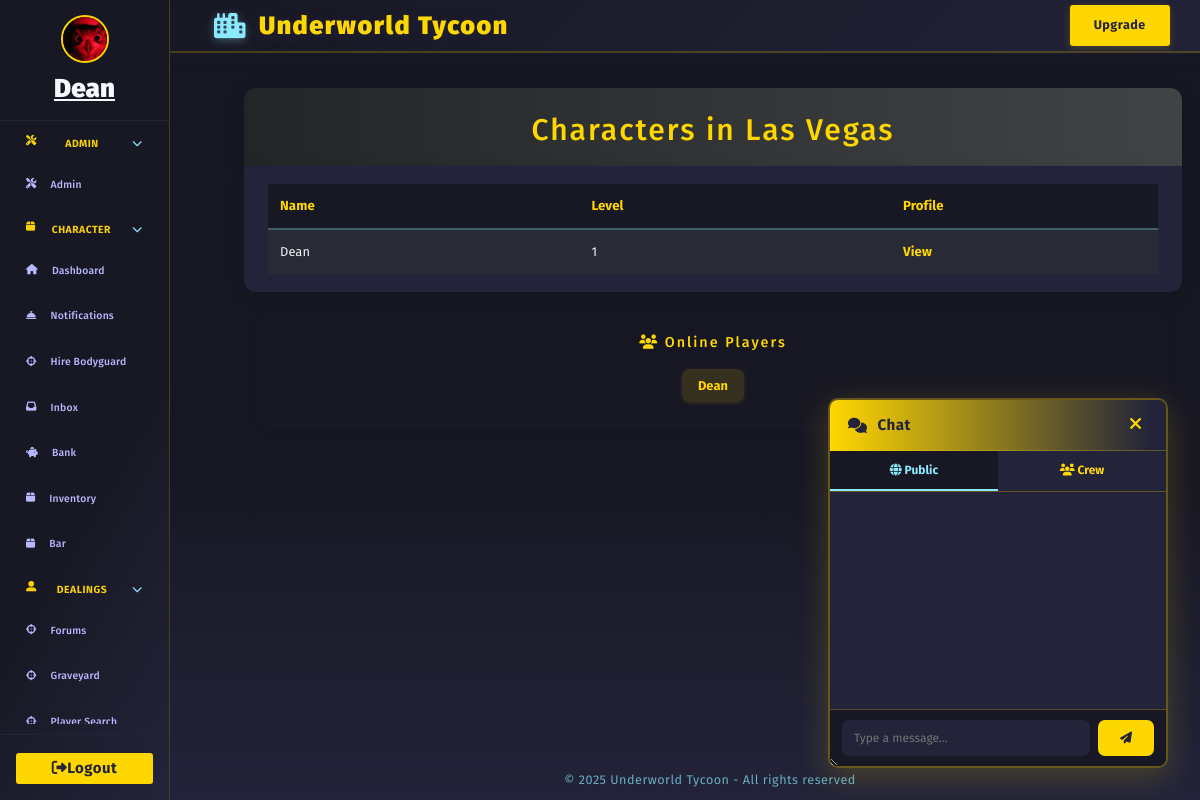
Page /city/Las Vegas (signed in) on the committed database.
### models/character.py (models this page shows, shortened)
class Character(db.Model):
    __tablename__ = 'character'
    id = db.Column(db.Integer, primary_key=True)
    user_id = db.Column(db.Integer, db.ForeignKey('user.id'), nullable=True)
    user = db.relationship('User', backref=db.backref('linked_character', overlaps="linked_characters"), foreign_keys=[user_id], overlaps="linked_characters")
    name = db.Column(db.String(64), unique=True, nullable=False)
    bodyguards = db.Column(db.Integer, default=0)
    date_created = db.Column(db.DateTime, nullable=True, default=datetime.utcnow)
    health = db.Column(db.Integer, default=100)
    money = db.Column(db.Integer, default=250)
    level = db.Column(db.Integer, default=1)
    xp = db.Column(db.Integer, default=0)
    last_crime_time = db.Column(db.DateTime, nullable=True)
    last_travel_time = db.Column(db.DateTime, nullable=True)
    city = db.Column(db.String(64), default="New York")
    gun_id = db.Column(db.Integer, db.ForeignKey('shop_item.id'))
    gun = db.relationship('ShopItem', foreign_keys=[gun_id])
    in_jail = db.Column(db.Boolean, default=False)
    jail_until = db.Column(db.DateTime, nullable=True)
    bar_timer = db.Column(db.DateTime, nullable=True)
    bar_cooldown = db.Column(db.DateTime, nullable=True)  # New field for bar cooldown
    crime_group_id = db.Column(db.Integer, db.ForeignKey('organized_crime.id'))
    crime_group = db.relationship("OrganizedCrime", back_populates="members", foreign_keys=[crime_group_id])
    master_id = db.Column(db.Integer, db.ForeignKey('user.id'))
    equipped_gun_id = db.Column(db.Integer, db.ForeignKey('gun.id'), nullable=True)
    equipped_gun = db.relationship('Gun', foreign_keys=[equipped_gun_id])
    earn_streak = db.Column(db.Integer, default=0)
    last_earned = db.Column(db.DateTime, nullable=True)
    is_alive = db.Column(db.Boolean, default=True)
    profile_image = db.Column(db.String(255), nullable=True)
    crew_id = db.Column(db.Integer, db.ForeignKey('crew.id'))
    linked_user = db.relationship('User', foreign_keys=[user_id], overlaps="linked_character,linked_characters,user")
    crew = db.relationship('Crew', backref='characters')
    bio = db.Column(db.Text, default="")
    bodyguard_names = db.Column(db.Text, default="[]")  # Store as JSON list of names
    steal_cooldown = db.Column(db.DateTime, nullable=True)

### app.py (the view)
@app.route('/city/<city_name>')
@login_required
def city_characters(city_name):
    character = Character.query.filter_by(master_id=current_user.id, is_alive=True).first()
    if character.in_jail and character.jail_until and character.jail_until > datetime.utcnow():
        remaining = character.jail_until - datetime.utcnow()
        mins, secs = divmod(int(remaining.total_seconds()), 60)
        flash(f"You are in jail for {mins}m {secs}s.", "danger")
        return redirect(url_for('jail'))
    if city_name not in CITIES:
        flash("Invalid city.", "danger")
        return redirect(url_for('dashboard'))
    characters = Character.query.filter_by(city=city_name, is_alive=True).filter(Character.master_id != 0).all()
    return render_template('city_characters.html', city=city_name, characters=characters, character=character)

### models/forms.py
class UpgradeForm(FlaskForm):
    submit = SubmitField('Upgrade')

class ChatForm(FlaskForm):
    message = StringField('Message', validators=[DataRequired()])
    submit = SubmitField('Send')

### app.py (called while the page is built)
@app.before_request
def update_last_seen():
    if current_user.is_authenticated:
        now = datetime.utcnow()
        if not current_user.last_seen or (now - current_user.last_seen).seconds > 1:
            current_user.last_seen = now
            db.session.commit()

@app.before_request
def enable_sqlite_fk():
    if db.engine.url.drivername == 'sqlite':
        with db.engine.connect() as conn:
            conn.execute(db.text("PRAGMA foreign_keys=ON"))

@login_manager.user_loader
def load_user(user_id):
    return db.session.get(User, int(user_id))

@app.context_processor
def inject_upgrade_form():
    return dict(upgrade_form=UpgradeForm())

@app.context_processor
def inject_user():
    return dict(user=current_user)

@app.context_processor
def inject_current_character():
    from flask_login import current_user
    if current_user.is_authenticated:
        character = Character.query.filter_by(master_id=current_user.id, is_alive=True).first()
        return dict(current_character=character)
    return dict(current_character=None)

@app.context_processor
def inject_is_godfather():
    if current_user.is_authenticated:
        character = Character.query.filter_by(master_id=current_user.id, is_alive=True).first()
        if character and Godfather.query.filter_by(character_id=character.id).first():
            return dict(is_godfather=True)
    return dict(is_godfather=False)

@app.context_processor
def inject_now():
    from datetime import datetime
    return {'now': datetime.utcnow}

@app.context_processor
def inject_chat_form():
    return dict(chat_form=ChatForm())

### templates/city_characters.html (shortened to what this page needs)
{% extends "base.html" %}
{% block content %}
<div class="forums-header">
    <h1>Characters in {{ city }}</h1>
</div>
<div class="forums-list">
    <table class="forum-table">
        <tr>
            <th style="width:35%;">Name</th>
            <th style="width:35%;">Level</th>
            <th style="width:35%;">Profile</th>
        </tr>
        {% for char in characters %}
        <tr>
            <td>{{ char.name }}</td>
            <td>{{ char.level }}</td>
            <td>
                <a href="{{ url_for('profile_by_id', char_id=char.id) }}" class="forum-link">View</a>
            </td>
        </tr>
        {% else %}
        <tr>
            <td colspan="4" style="color:#b8b8ff;">No characters found in this city.</td>
        </tr>
        {% endfor %}
    </table>
</div>
{% endblock %}

### templates/base.html (shortened to what this page needs)
<!DOCTYPE html>
<html lang="en">
<head>
  <link rel="stylesheet" href="https://cdn.jsdelivr.net/npm/bootstrap@4.6.2/dist/css/bootstrap.min.css">
  <link rel="stylesheet" href="https://cdnjs.cloudflare.com/ajax/libs/font-awesome/6.4.2/css/all.min.css">
</head>
<body style="background: #181824; color: #f5f6fa;" class="fade-in">
  <div class="layout-root fade-in" style="position:relative; z-index:1; min-height:100vh;">
    {% block sidebar %}
    {% set hide_sidebar = request.endpoint in ['login', 'register'] %}
    {% if not hide_sidebar %}
    <div class="sidebar" id="sidebar" style="z-index:300; position:fixed; left:0; top:0; height:100vh;">
      {% if current_user.is_authenticated %}
        <div class="sidebar-user">
          {% set character = current_character %}
          {% if character and character.profile_image %}
            <img
              src="{{ url_for('static', filename=character.profile_image) if not character.profile_image.startswith('http') else character.profile_image }}"
              class="crew-avatar"
              alt="avatar"
              style="width:48px;height:48px;border-radius:50%;margin-bottom:6px;border:2px solid #ffd700;object-fit:cover;"
            >
          {% else %}
            <i id="char-name" class="fas fa-user-circle"></i>
          {% endif %}
          {% if character %}
            <a href="{{ url_for('profile_by_id', char_id=character.id) }}" style="color:inherit; text-decoration: underline;">
              <strong>{{ character.name }}</strong>
            </a>
          {% else %}
            <span><strong>No character</strong></span>
          {% endif %}
        </div>
      {% endif %}
      <div class="sidebar-nav" style="width:100%;height:100%;overflow-y:auto;">
        {% if current_user.is_authenticated and current_user.is_admin %}
        <div class="sidebar-category">
          <div class="sidebar-category-title collapsible" onclick="toggleSidebarCategory(this)">
            <i class="fas fa-tools"></i>&nbsp;Admin
            <span class="collapse-arrow"><i class="fas fa-chevron-down"></i></span>
          </div>
          <div class="sidebar-subnav" style="display:flex;flex-direction:column;">
            <a href="{{ url_for('admin.admin_dashboard') }}" class="{% if request.endpoint == 'admin.index' %}active{% endif %}">
              <i class="fas fa-tools"></i> <span>Admin</span>
            </a>
          </div>
        </div>
        {% endif %}
        {% if current_character.in_jail == 0 %}
        <div class="sidebar-category">
          <div class="sidebar-category-title collapsible" onclick="toggleSidebarCategory(this)">
            <i class="fas fa-box"> </i>&nbsp;Character
            <span class="collapse-arrow"><i class="fas fa-chevron-down"></i></span>
          </div>
          <div class="sidebar-subnav" style="display:flex;flex-direction:column;">
            <a href="{{ url_for('dashboard') }}" class="{% if request.endpoint == 'dashboard' %}active{% endif %}">
              <i class="fas fa-home"></i> <span>Dashboard</span>
            </a>
            <a href="{{ url_for('notifications') }}" class="{% if request.endpoint == 'notifications' %}active{% endif %}">
              <i class="fas fa-concierge-bell"></i> <span>Notifications</span>
            </a>
            <a href="{{ url_for('hire_bodyguard') }}" class="{% if request.endpoint == 'hire_bodyguard' %}active{% endif %}">
              <i class="fas fa-crosshairs"></i> <span>Hire Bodyguard</span>
            </a>
            <a href="{{ url_for('inbox') }}" class="{% if request.endpoint == 'inbox' %}active{% endif %}">
              <i class="fas fa-inbox"></i> <span>Inbox</span>
            </a>
            <a href="{{ url_for('bank') }}" class="{% if request.endpoint == 'bank' %}active{% endif %}">
              <i class="fas fa-piggy-bank"></i> <span>Bank</span>
            </a>
            <a href="{{ url_for('inventory') }}" class="{% if request.endpoint == 'inventory' %}active{% endif %}">
              <i class="fas fa-box"></i> <span>Inventory</span>
            </a>
            <a href="{{ url_for('send_beer') }}" class="{% if request.endpoint == 'send_beer' %}active{% endif %}">
              <i class="fas fa-box"></i> <span>Bar</span>
            </a>
          </div>
        </div>
        {% endif %}
        {% if current_character.in_jail == 0 %}
        <div class="sidebar-category">
          <div class="sidebar-category-title collapsible" onclick="toggleSidebarCategory(this)">
            <i class="fas fa-user-alt"></i>&nbsp;Dealings
            <span class="collapse-arrow"><i class="fas fa-chevron-down"></i></span>
          </div>
          <div class="sidebar-subnav">
            <a href="{{ url_for('forums') }}" class="{% if request.endpoint == 'forums' %}active{% endif %}">
              <i class="fas fa-crosshairs"></i> <span>Forums</span>
            </a>
            <a href="{{ url_for('graveyard') }}" class="{% if request.endpoint == 'graveyard' %}active{% endif %}">
              <i class="fas fa-crosshairs"></i> <span>Graveyard</span>
            </a>
            <a href="{{ url_for('player_search') }}" class="{% if request.endpoint == 'player_search' %}active{% endif %}">
              <i class="fas fa-crosshairs"></i> <span>Player Search</span>
            </a>
          </div>
        </div>
        {% endif %}
      </div>
      <div class="sidebar-footer">
        {% if current_user.is_authenticated %}
        <a href="{{ url_for('logout') }}" class="btn"><i id="fas-fa" class="fas fa-sign-out-alt"></i><span>Logout</span> </a>
        {% endif %}
      </div>
    </div>
    {% endif %}
    {% set main_area_style = 'min-height:100vh;' + (' margin-left:220px;' if not hide_sidebar else '') %}
    {% if not hide_sidebar %}
      {% set topbar_style = 'position:fixed; top:0; z-index:100; left: 170px; width: calc(100vw - 170px);' %}
    {% else %}
      {% set topbar_style = 'position:fixed; top:0; z-index:100; left:0; width:100vw;' %}
    {% endif %}
    <div class="main-area" style="{{ main_area_style }}">
      <header class="topbar" style="{{ topbar_style }}">
        <span class="topbar-title">
          <i class="fas fa-city"></i> <a href="/"> {%block topbar_title %}Underworld Tycoon{% endblock %}</a>
        </span>
        <div class="topbar-actions">
          {% block topbar_actions %}
          {% if current_user.is_authenticated and not current_user.premium %}
          <form action="{{ url_for('upgrade') }}" method="post" class="d-inline">
            {{ upgrade_form.submit(class_="btn") }}
          </form>
          {% elif current_user.is_authenticated and current_user.premium %}
          <span class="badge">
            <i class="fas fa-crown"></i> Premium
          </span>
          {% endif %}
          {% endblock %}
        </div>
      </header>
      <main class="content-area" style="margin-top:70px;">
        {% block content %}{% endblock %}
  <link rel="stylesheet" href="https://cdn.jsdelivr.net/npm/github-markdown-css@5.5.1/github-markdown.min.css">
{% if current_user.is_authenticated %}
  <div class="online-card-container" style="margin-top: 24px; justify-content: center;">
    <div class="online-card" style="flex-direction: column; max-width: 900px; background: rgba(24,24,36,0.92); box-shadow: 0 2px 12px #23243a55; border-radius: 14px; padding: 18px 24px;">
      <div class="online-card-header" style="margin-bottom: 10px; text-align: center;">
        <h1 style="font-size:1.2rem; color:#ffd700; margin:0 0 8px 0;"><i class="fas fa-users"></i> Online Players</h1>
      </div>
      <div style="display: flex; flex-wrap: wrap; gap: 12px; align-items: center; justify-content: center;">
        <span style="background: #ffd70022; color: #ffd700; font-weight: 700; border-radius: 8px; padding: 7px 16px; margin-bottom: 4px; box-shadow: 0 1px 4px #ffd70022;">{{ character.name }}</span>
      </div>
    </div>
  </div>
{% endif %}
      </main>
      <footer>
        &copy; {{ current_year if current_year else "2025" }} Underworld Tycoon - All rights reserved
      </footer>
    </div>
    {% if current_user.is_authenticated %}
    <div id="floating-chat">
      <div class="chat-header">
        <span class="chat-title"><i class="fas fa-comments"></i> Chat</span>
        <button type="button" class="chat-close" onclick="toggleChat()" title="Close chat">
          <i class="fas fa-times"></i>
        </button>
      </div>
      <div class="chat-tabs">
        <button type="button" id="tab-public" class="chat-tab active-tab" onclick="switchTab('public')">
          <i class="fas fa-globe"></i> Public
        </button>
        <button type="button" id="tab-crew" class="chat-tab" onclick="switchTab('crew')">
          <i class="fas fa-users"></i> Crew
        </button>
      </div>
      <div id="chat-messages" class="chat-messages"></div>
      <form id="chat-form" method="POST" autocomplete="off">
        {{ chat_form.message(id="chat-input", maxlength=250, placeholder="Type a message...") }}
        <button type="submit" id="chat-submit"><i class="fas fa-paper-plane"></i></button>
      </form>
    </div>
    {% endif %}
  </div>
</body>
</html>
{% endblock %}

### templates/city_characters.html (style rules this page uses)
.forums-header { background: linear-gradient(90deg, #232526 0%, #414345 100%); padding: 2rem 2rem 1rem 2rem; border-radius: 12px 12px 0 0; box-shadow: 0 4px 16px rgba(0,0,0,0.2); margin-bottom: 0; }
.forums-header h1 { color: #ffd700; font-size: 2.5rem; text-align: center; margin-bottom: 0.5rem; letter-spacing: 2px; }
.forums-list { background: #23243a; border-radius: 0 0 12px 12px; padding: 1.5rem 2rem; box-shadow: 0 4px 16px rgba(0,0,0,0.1); }
.forum-table { width: 100%; color: #f5f6fa; border-collapse: separate; border-spacing: 0; }
.forum-table th, .forum-table td { padding: 1rem 1rem; text-align: left; vertical-align: middle; }
.forum-table th { background: #181824; color: #ffd700; font-size: 1.1rem; font-weight: bold; border-bottom: 2px solid #8be9fd55; }
.forum-table tr { background: #282a36; transition: background 0.2s; }
.forum-link { color: #ffd700; font-size: 1.1rem; font-weight: bold; text-decoration: none; transition: color 0.2s; }

### rows in the picture
Character: profile_image (picture), name "Dean", city "Las Vegas", level "1"

### other values in the picture
{{ current_year if current_year else "2025" }} "2025"
